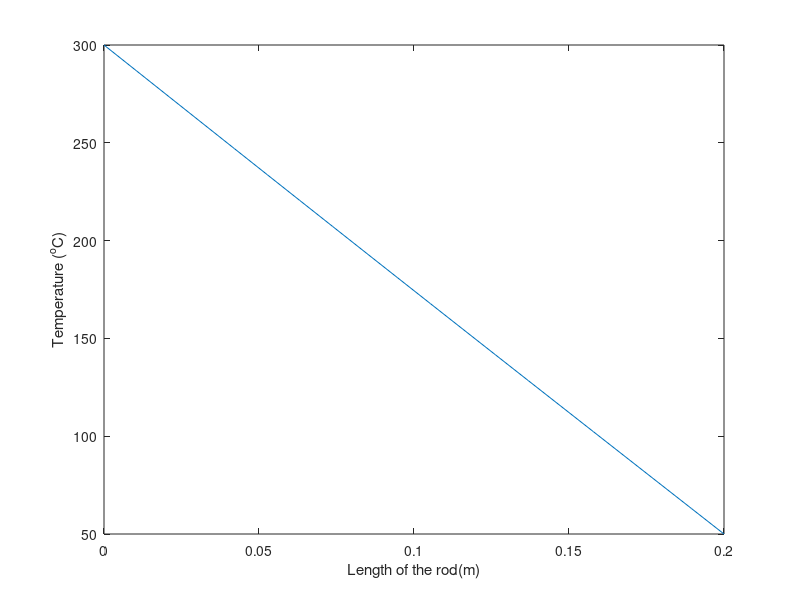

Recreate this plot in MATLAB.
% 1d Heat heat conduction problem using FTCS scheme for transient problem
clc; clear all; close all;


% Geometry

xmin = 0;
xmax = 0.2; % rod length(meter)
N = 20     %number of nodes
dx = (xmax - xmin) / (N - 1) %grid space
x = xmin:dx:xmax;
dt = 1e-3
tmax = 0.25; % total simulation time
t = 0:dt:tmax;
alpha = 0.05; %diffusion coefficient

% Initial and Boundary Conditions

Tcurrent = ones(1,N)* 30; %initial temperature across the rod
Tbase = 300;
Ttip = 50;

% Solution

d = (alpha * dt) / (dx^2)  %for parabolic equation as such

for j=2:length(t) % loop for time step

   T = Tcurrent;

   for i=1:N      % Space stepping

     if i == 1
       T(i) = Tbase;
     elseif i == N
       T(i) = Ttip;
     else
       T(i) = T(i) + (d * (T(i + 1) - 2 * T(i) + T(i - 1)));
     end

   endfor

   Tcurrent = T;
   time = j*dt

   plot(x, Tcurrent)
   xlabel("Length of the rod(m)")
   ylabel("Temperature (^{o}C)")
   shg
   pause(0.01)

end
